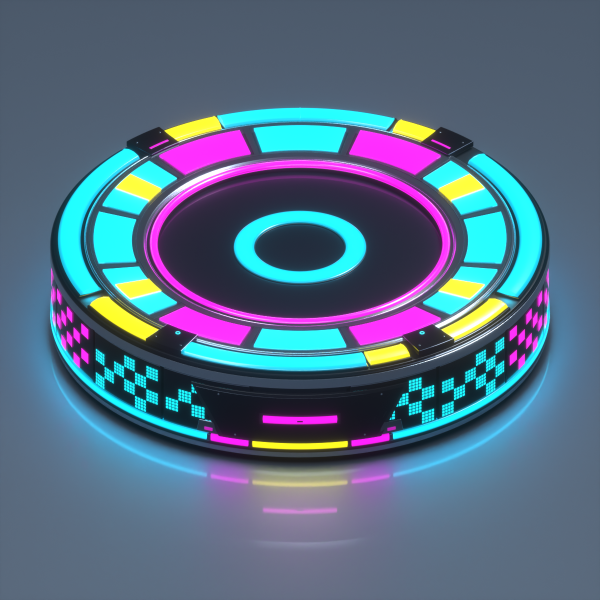
#> input picture AssetDevelopment/Pucks/Neon/renders/neon-standard-studio.png, 1200 x 1200 px (shown at 1/2 size)
$ python Compare-FlickNeon.py
#> lines starting #> are read from the running program, lines starting #| are printed output that depends on the picture
"""Build a factual comparison sheet from unretouched renders/reference pixels."""
from pathlib import Path
from PIL import Image, ImageDraw, ImageFont
import argparse
parser=argparse.ArgumentParser()
parser.add_argument('--game',type=Path,help='Actual 2560x1440 PuckDetail capture; never a studio render')
args=parser.parse_args()
root=Path(__file__).resolve().parent.parent
out=root/'Deliverables/Neon-Standard-2026-11-08'
out.mkdir(exist_ok=True)
new=root/'AssetDevelopment/Pucks/Neon/renders/neon-standard-studio.png'
reference=root/'Deliverables/Neon Standard Puck.png'
before=out/'neon-before-refinement.png'
font=ImageFont.truetype('C:/Windows/Fonts/arialbd.ttf',30)
small=ImageFont.truetype('C:/Windows/Fonts/arial.ttf',20)
def sheet(panels,name):
#> called with name = 'neon-refined-vs-reference.png'
    size=900;gap=20;top=85;bottom=60
    im=Image.new('RGB',(gap+(size+gap)*len(panels),top+size+bottom),(5,15,24));d=ImageDraw.Draw(im)
#> after `im = Image.new('RGB', (gap + (size + gap) * len(panels), top + size + `:
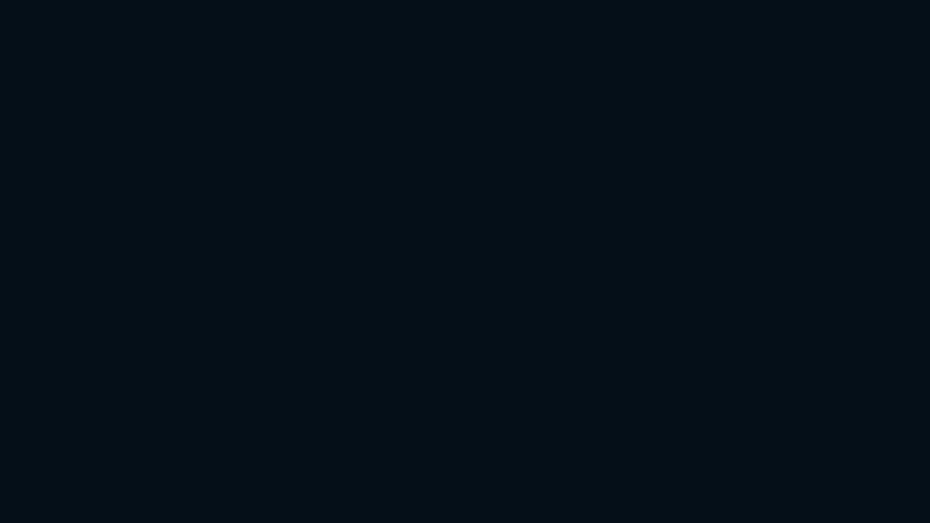
#> im: PIL image 1860x1045 RGB (shown at 1/2 size); mean R, G, B 5, 15, 24
    for i,(path,label,subtitle) in enumerate(panels):
        x=gap+i*(size+gap)
        d.text((x,14),label,font=font,fill=(244,248,255));d.text((x,51),subtitle,font=small,fill=(137,217,240))
        picture=Image.open(path).convert('RGB');picture.thumbnail((size,size),Image.Resampling.LANCZOS)
#> after `picture.thumbnail((size, size), Image.Resampling.LANCZOS)`:
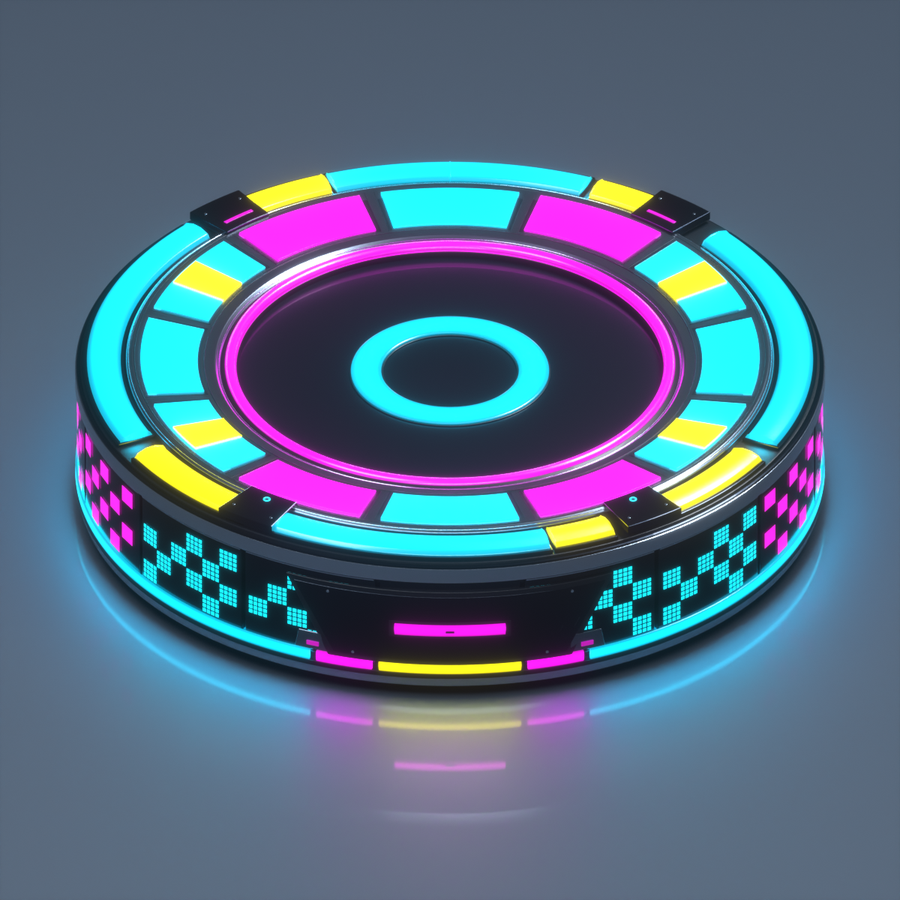
#> picture: PIL image 900x900 RGB; mean R, G, B 84.9, 108.4, 131.4
        im.paste(picture,(x+(size-picture.width)//2,top+(size-picture.height)//2))
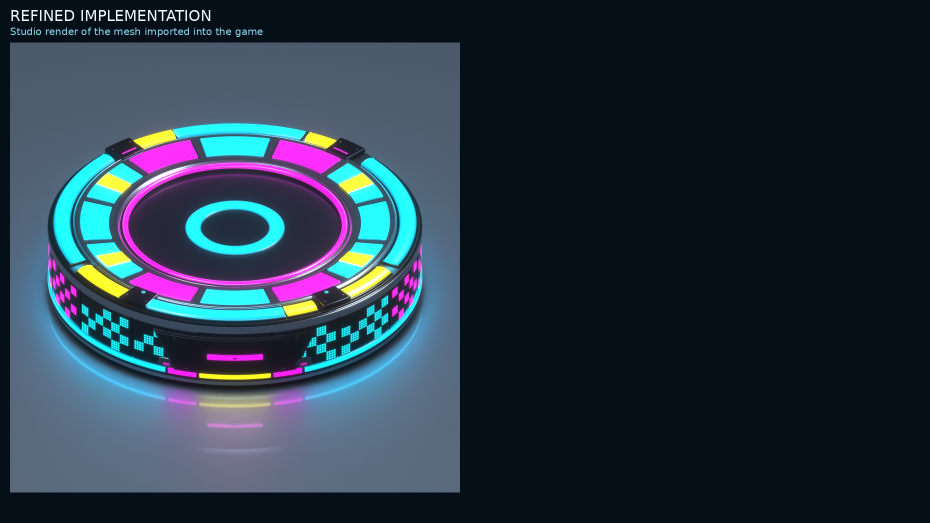
#> im: PIL image 1860x1045 RGB (shown at 1/2 size); mean R, G, B 38.8, 54.5, 69.4
    d.text((gap,top+size+17),'FLICK / NEON STANDARD   |   Actual model renders. Reference shown unchanged apart from uniform scaling.',font=small,fill=(193,210,223))
    im.save(out/name)
#> (the run stopped early here; a loop or call above may not have finished)
